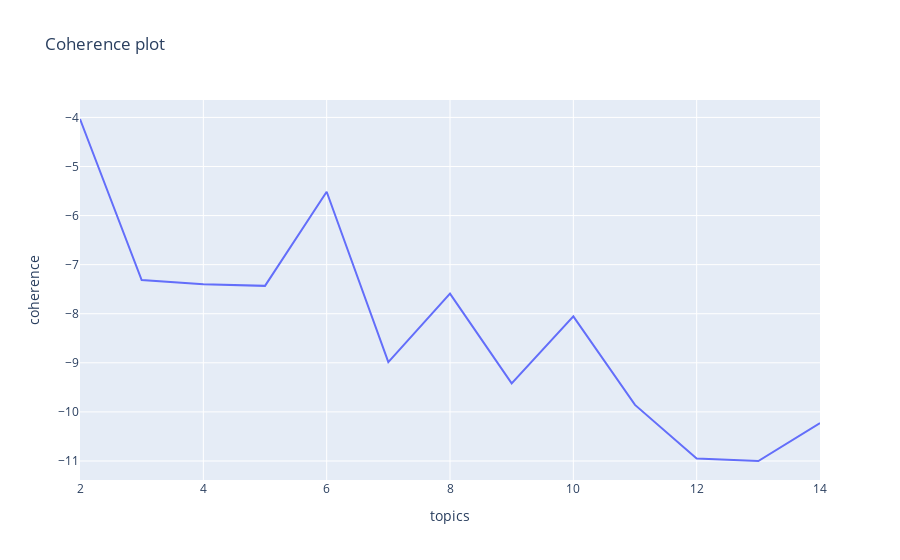

This figure's notebook cell:
### Code cell
fig = px.line(post_ts_df, x='topics', y='coherence', title='Coherence plot')
fig.show()

### Figure 1 — Plotly figure (JSON) as saved in the notebook; plotly's stock layout.template omitted (floating-point values rounded to 4 significant figures)
{"data": [{"hovertemplate": "topics=%{x}<br>coherence=%{y}<extra></extra>", "legendgroup": "", "line": {"color": "#636efa", "dash": "solid"}, "marker": {"symbol": "circle"}, "mode": "lines", "name": "", "orientation": "v", "showlegend": false, "type": "scatter", "x": [2, 3, 4, 5, 6, 7, 8, 9, 10, 11, 12, 13, 14], "xaxis": "x", "y": [-4.032, -7.313, -7.399, -7.432, -5.514, -8.986, -7.589, -9.419, -8.055, -9.857, -10.95, -11.0, -10.23], "yaxis": "y"}], "layout": {"legend": {"tracegroupgap": 0}, "title": {"text": "Coherence plot"}, "xaxis": {"anchor": "y", "domain": [0, 1], "title": {"text": "topics"}}, "yaxis": {"anchor": "x", "domain": [0, 1], "title": {"text": "coherence"}}}}
